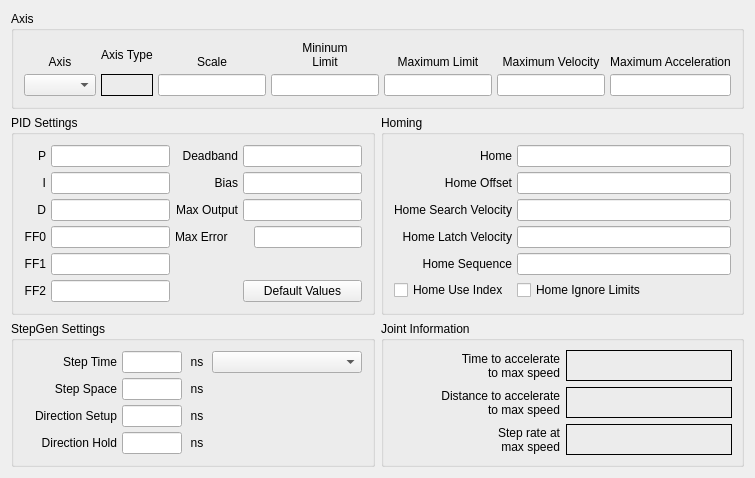
          <widget class="QWidget" name="joint3tab">
           <attribute name="title">
            <string>Joint 3</string>
           </attribute>
           <layout class="QGridLayout" name="gridLayout_20">
            <item row="0" column="0" colspan="2">
             <widget class="QGroupBox" name="jointAxisGroup_3">
              <property name="title">
               <string>Axis</string>
              </property>
              <layout class="QGridLayout" name="gridLayout_17">
               <property name="leftMargin">
                <number>10</number>
               </property>
               <property name="topMargin">
                <number>10</number>
               </property>
               <property name="rightMargin">
                <number>10</number>
               </property>
               <property name="bottomMargin">
                <number>10</number>
               </property>
               <property name="spacing">
                <number>5</number>
               </property>
               <item row="1" column="0">
                <widget class="QComboBox" name="axisCB_3"/>
               </item>
               <item row="0" column="3">
                <widget class="QLabel" name="label_65">
                 <property name="text">
                  <string>&lt;html&gt;&lt;head/&gt;&lt;body&gt;&lt;p&gt;Mininum&lt;br/&gt;Limit&lt;/p&gt;&lt;/body&gt;&lt;/html&gt;</string>
                 </property>
                 <property name="alignment">
                  <set>Qt::AlignBottom|Qt::AlignHCenter</set>
                 </property>
                 <property name="wordWrap">
                  <bool>true</bool>
                 </property>
                </widget>
               </item>
               <item row="0" column="0">
                <widget class="QLabel" name="label_56">
                 <property name="text">
                  <string>Axis</string>
                 </property>
                 <property name="alignment">
                  <set>Qt::AlignBottom|Qt::AlignHCenter</set>
                 </property>
                </widget>
               </item>
               <item row="1" column="3">
                <widget class="QLineEdit" name="minLimit_3">
                 <property name="alignment">
                  <set>Qt::AlignRight|Qt::AlignTrailing|Qt::AlignVCenter</set>
                 </property>
                </widget>
               </item>
               <item row="1" column="4">
                <widget class="QLineEdit" name="maxLimit_3">
                 <property name="alignment">
                  <set>Qt::AlignRight|Qt::AlignTrailing|Qt::AlignVCenter</set>
                 </property>
                </widget>
               </item>
               <item row="0" column="4">
                <widget class="QLabel" name="label_70">
                 <property name="text">
                  <string>Maximum Limit</string>
                 </property>
                 <property name="textFormat">
                  <enum>Qt::AutoText</enum>
                 </property>
                 <property name="alignment">
                  <set>Qt::AlignBottom|Qt::AlignHCenter</set>
                 </property>
                 <property name="wordWrap">
                  <bool>true</bool>
                 </property>
                </widget>
               </item>
               <item row="0" column="5">
                <widget class="QLabel" name="label_78">
                 <property name="text">
                  <string>Maximum Velocity</string>
                 </property>
                 <property name="alignment">
                  <set>Qt::AlignBottom|Qt::AlignHCenter</set>
                 </property>
                 <property name="wordWrap">
                  <bool>true</bool>
                 </property>
                </widget>
               </item>
               <item row="1" column="5">
                <widget class="QLineEdit" name="maxVelocity_3">
                 <property name="alignment">
                  <set>Qt::AlignRight|Qt::AlignTrailing|Qt::AlignVCenter</set>
                 </property>
                </widget>
               </item>
               <item row="1" column="6">
                <widget class="QLineEdit" name="maxAccel_3">
                 <property name="alignment">
                  <set>Qt::AlignRight|Qt::AlignTrailing|Qt::AlignVCenter</set>
                 </property>
                </widget>
               </item>
               <item row="0" column="2">
                <widget class="QLabel" name="label_58">
                 <property name="text">
                  <string>Scale</string>
                 </property>
                 <property name="alignment">
                  <set>Qt::AlignBottom|Qt::AlignHCenter</set>
                 </property>
                </widget>
               </item>
               <item row="0" column="6">
                <widget class="QLabel" name="label_79">
                 <property name="text">
                  <string>Maximum Acceleration</string>
                 </property>
                 <property name="alignment">
                  <set>Qt::AlignBottom|Qt::AlignHCenter</set>
                 </property>
                 <property name="wordWrap">
                  <bool>true</bool>
                 </property>
                </widget>
               </item>
               <item row="0" column="1">
                <widget class="QLabel" name="label_7">
                 <property name="text">
                  <string>Axis Type</string>
                 </property>
                </widget>
               </item>
               <item row="1" column="1">
                <widget class="QLabel" name="axisType_3">
                 <property name="frameShape">
                  <enum>QFrame::Box</enum>
                 </property>
                 <property name="text">
                  <string/>
                 </property>
                </widget>
               </item>
               <item row="1" column="2">
                <widget class="QLineEdit" name="scale_3"/>
               </item>
              </layout>
             </widget>
            </item>
            <item row="1" column="0">
             <widget class="QGroupBox" name="groupBox_15">
              <property name="title">
               <string>PID Settings</string>
              </property>
              <layout class="QGridLayout" name="gridLayout_18">
               <property name="leftMargin">
                <number>10</number>
               </property>
               <property name="topMargin">
                <number>10</number>
               </property>
               <property name="rightMargin">
                <number>10</number>
               </property>
               <property name="bottomMargin">
                <number>10</number>
               </property>
               <property name="spacing">
                <number>5</number>
               </property>
               <item row="0" column="0">
                <widget class="QLabel" name="label_244">
                 <property name="text">
                  <string>P</string>
                 </property>
                 <property name="alignment">
                  <set>Qt::AlignRight|Qt::AlignTrailing|Qt::AlignVCenter</set>
                 </property>
                </widget>
               </item>
               <item row="0" column="1">
                <widget class="QLineEdit" name="p_3">
                 <property name="text">
                  <string/>
                 </property>
                 <property name="alignment">
                  <set>Qt::AlignRight|Qt::AlignTrailing|Qt::AlignVCenter</set>
                 </property>
                </widget>
               </item>
               <item row="0" column="2">
                <widget class="QLabel" name="label_245">
                 <property name="text">
                  <string>Deadband</string>
                 </property>
                 <property name="alignment">
                  <set>Qt::AlignRight|Qt::AlignTrailing|Qt::AlignVCenter</set>
                 </property>
                </widget>
               </item>
               <item row="0" column="3">
                <widget class="QLineEdit" name="deadband_3">
                 <property name="text">
                  <string/>
                 </property>
                 <property name="alignment">
                  <set>Qt::AlignRight|Qt::AlignTrailing|Qt::AlignVCenter</set>
                 </property>
                </widget>
               </item>
               <item row="1" column="0">
                <widget class="QLabel" name="label_246">
                 <property name="text">
                  <string>I</string>
                 </property>
                 <property name="alignment">
                  <set>Qt::AlignRight|Qt::AlignTrailing|Qt::AlignVCenter</set>
                 </property>
                </widget>
               </item>
               <item row="1" column="1">
                <widget class="QLineEdit" name="i_3">
                 <property name="text">
                  <string/>
                 </property>
                 <property name="alignment">
                  <set>Qt::AlignRight|Qt::AlignTrailing|Qt::AlignVCenter</set>
                 </property>
                </widget>
               </item>
               <item row="1" column="2">
                <widget class="QLabel" name="label_247">
                 <property name="text">
                  <string>Bias</string>
                 </property>
                 <property name="alignment">
                  <set>Qt::AlignRight|Qt::AlignTrailing|Qt::AlignVCenter</set>
                 </property>
                </widget>
               </item>
               <item row="1" column="3">
                <widget class="QLineEdit" name="bias_3">
                 <property name="text">
                  <string/>
                 </property>
                 <property name="alignment">
                  <set>Qt::AlignRight|Qt::AlignTrailing|Qt::AlignVCenter</set>
                 </property>
                </widget>
               </item>
               <item row="2" column="0">
                <widget class="QLabel" name="label_248">
                 <property name="text">
                  <string>D</string>
                 </property>
                 <property name="alignment">
                  <set>Qt::AlignRight|Qt::AlignTrailing|Qt::AlignVCenter</set>
                 </property>
                </widget>
               </item>
               <item row="2" column="1">
                <widget class="QLineEdit" name="d_3">
                 <property name="text">
                  <string/>
                 </property>
                 <property name="alignment">
                  <set>Qt::AlignRight|Qt::AlignTrailing|Qt::AlignVCenter</set>
                 </property>
                </widget>
               </item>
               <item row="2" column="2">
                <widget class="QLabel" name="label_249">
                 <property name="text">
                  <string>Max Output</string>
                 </property>
                 <property name="alignment">
                  <set>Qt::AlignRight|Qt::AlignTrailing|Qt::AlignVCenter</set>
                 </property>
                </widget>
               </item>
               <item row="2" column="3">
                <widget class="QLineEdit" name="maxOutput_3">
                 <property name="text">
                  <string/>
                 </property>
                 <property name="alignment">
                  <set>Qt::AlignRight|Qt::AlignTrailing|Qt::AlignVCenter</set>
                 </property>
                </widget>
               </item>
               <item row="3" column="0">
                <widget class="QLabel" name="label_250">
                 <property name="text">
                  <string>FF0</string>
                 </property>
                 <property name="alignment">
                  <set>Qt::AlignRight|Qt::AlignTrailing|Qt::AlignVCenter</set>
                 </property>
                </widget>
               </item>
               <item row="3" column="1">
                <widget class="QLineEdit" name="ff0_3">
                 <property name="text">
                  <string/>
                 </property>
                 <property name="alignment">
                  <set>Qt::AlignRight|Qt::AlignTrailing|Qt::AlignVCenter</set>
                 </property>
                </widget>
               </item>
               <item row="4" column="0">
                <widget class="QLabel" name="label_252">
                 <property name="text">
                  <string>FF1</string>
                 </property>
                 <property name="alignment">
                  <set>Qt::AlignRight|Qt::AlignTrailing|Qt::AlignVCenter</set>
                 </property>
                </widget>
               </item>
               <item row="4" column="1">
                <widget class="QLineEdit" name="ff1_3">
                 <property name="text">
                  <string/>
                 </property>
                 <property name="alignment">
                  <set>Qt::AlignRight|Qt::AlignTrailing|Qt::AlignVCenter</set>
                 </property>
                </widget>
               </item>
               <item row="5" column="0">
                <widget class="QLabel" name="label_253">
                 <property name="text">
                  <string>FF2</string>
                 </property>
                 <property name="alignment">
                  <set>Qt::AlignRight|Qt::AlignTrailing|Qt::AlignVCenter</set>
                 </property>
                </widget>
               </item>
               <item row="5" column="1">
                <widget class="QLineEdit" name="ff2_3">
                 <property name="text">
                  <string/>
                 </property>
                 <property name="alignment">
                  <set>Qt::AlignRight|Qt::AlignTrailing|Qt::AlignVCenter</set>
                 </property>
                </widget>
               </item>
               <item row="5" column="3">
                <widget class="QPushButton" name="pidDefault_3">
                 <property name="text">
                  <string>Default Values</string>
                 </property>
                </widget>
               </item>
               <item row="3" column="3" alignment="Qt::AlignRight">
                <widget class="QLineEdit" name="maxError_3"/>
               </item>
               <item row="3" column="2">
                <widget class="QLabel" name="label_187">
                 <property name="text">
                  <string>Max Error</string>
                 </property>
                </widget>
               </item>
              </layout>
             </widget>
            </item>
            <item row="1" column="1">
             <widget class="QGroupBox" name="groupBox_13">
              <property name="title">
               <string>Homing</string>
              </property>
              <layout class="QGridLayout" name="gridLayout_16">
               <property name="leftMargin">
                <number>10</number>
               </property>
               <property name="topMargin">
                <number>10</number>
               </property>
               <property name="rightMargin">
                <number>10</number>
               </property>
               <property name="bottomMargin">
                <number>10</number>
               </property>
               <property name="spacing">
                <number>5</number>
               </property>
               <item row="1" column="1">
                <widget class="QLineEdit" name="homeOffset_3">
                 <property name="toolTip">
                  <string>&lt;html&gt;&lt;head/&gt;&lt;body&gt;&lt;p&gt;Home Offset can be used to back off of the home switch&lt;/p&gt;&lt;/body&gt;&lt;/html&gt;</string>
                 </property>
                 <property name="alignment">
                  <set>Qt::AlignLeading|Qt::AlignLeft|Qt::AlignVCenter</set>
                 </property>
                </widget>
               </item>
               <item row="0" column="0">
                <widget class="QLabel" name="label_94">
                 <property name="text">
                  <string>Home</string>
                 </property>
                 <property name="alignment">
                  <set>Qt::AlignRight|Qt::AlignTrailing|Qt::AlignVCenter</set>
                 </property>
                </widget>
               </item>
               <item row="0" column="1">
                <widget class="QLineEdit" name="home_3">
                 <property name="toolTip">
                  <string>&lt;html&gt;&lt;head/&gt;&lt;body&gt;&lt;p&gt;Home is usually set to 0&lt;/p&gt;&lt;/body&gt;&lt;/html&gt;</string>
                 </property>
                 <property name="alignment">
                  <set>Qt::AlignLeading|Qt::AlignLeft|Qt::AlignVCenter</set>
                 </property>
                </widget>
               </item>
               <item row="1" column="0">
                <widget class="QLabel" name="label_95">
                 <property name="text">
                  <string>Home Offset</string>
                 </property>
                 <property name="alignment">
                  <set>Qt::AlignRight|Qt::AlignTrailing|Qt::AlignVCenter</set>
                 </property>
                </widget>
               </item>
               <item row="2" column="0">
                <widget class="QLabel" name="label_96">
                 <property name="text">
                  <string>Home Search Velocity</string>
                 </property>
                 <property name="alignment">
                  <set>Qt::AlignRight|Qt::AlignTrailing|Qt::AlignVCenter</set>
                 </property>
                </widget>
               </item>
               <item row="2" column="1">
                <widget class="QLineEdit" name="homeSearchVel_3">
                 <property name="toolTip">
                  <string>&lt;html&gt;&lt;head/&gt;&lt;body&gt;&lt;p&gt;Search Velocity is in units per second&lt;/p&gt;&lt;/body&gt;&lt;/html&gt;</string>
                 </property>
                 <property name="alignment">
                  <set>Qt::AlignLeading|Qt::AlignLeft|Qt::AlignVCenter</set>
                 </property>
                </widget>
               </item>
               <item row="3" column="0">
                <widget class="QLabel" name="label_97">
                 <property name="text">
                  <string>Home Latch Velocity</string>
                 </property>
                 <property name="alignment">
                  <set>Qt::AlignRight|Qt::AlignTrailing|Qt::AlignVCenter</set>
                 </property>
                </widget>
               </item>
               <item row="3" column="1">
                <widget class="QLineEdit" name="homeLatchVel_3">
                 <property name="toolTip">
                  <string>&lt;html&gt;&lt;head/&gt;&lt;body&gt;&lt;p&gt;Latch Velocity is in user units per second&lt;br/&gt;usually set slower than Search Velocity&lt;/p&gt;&lt;/body&gt;&lt;/html&gt;</string>
                 </property>
                 <property name="alignment">
                  <set>Qt::AlignLeading|Qt::AlignLeft|Qt::AlignVCenter</set>
                 </property>
                </widget>
               </item>
               <item row="5" column="0">
                <widget class="QCheckBox" name="homeUseIndex_3">
                 <property name="text">
                  <string>Home Use Index</string>
                 </property>
                </widget>
               </item>
               <item row="5" column="1">
                <widget class="QCheckBox" name="homeIgnoreLimits_3">
                 <property name="text">
                  <string>Home Ignore Limits</string>
                 </property>
                </widget>
               </item>
               <item row="4" column="1">
                <widget class="QLineEdit" name="homeSequence_3">
                 <property name="toolTip">
                  <string>&lt;html&gt;&lt;head/&gt;&lt;body&gt;&lt;p&gt;Home sequences start at 0 and do not skip a number.&lt;/p&gt;&lt;p&gt;Multiple joint axis use a negative number.&lt;/p&gt;&lt;p&gt;Leave blank to home the joint manually.&lt;/p&gt;&lt;/body&gt;&lt;/html&gt;</string>
                 </property>
                </widget>
               </item>
               <item row="4" column="0">
                <widget class="QLabel" name="label_140">
                 <property name="text">
                  <string>Home Sequence</string>
                 </property>
                 <property name="alignment">
                  <set>Qt::AlignRight|Qt::AlignTrailing|Qt::AlignVCenter</set>
                 </property>
                </widget>
               </item>
              </layout>
             </widget>
            </item>
            <item row="2" column="0">
             <widget class="QGroupBox" name="groupBox_16">
              <property name="title">
               <string>StepGen Settings</string>
              </property>
              <layout class="QGridLayout" name="gridLayout_19">
               <property name="leftMargin">
                <number>10</number>
               </property>
               <property name="topMargin">
                <number>10</number>
               </property>
               <property name="rightMargin">
                <number>10</number>
               </property>
               <property name="bottomMargin">
                <number>10</number>
               </property>
               <property name="spacing">
                <number>5</number>
               </property>
               <item row="0" column="3">
                <widget class="QComboBox" name="driveCB_3">
                 <property name="minimumSize">
                  <size>
                   <width>150</width>
                   <height>0</height>
                  </size>
                 </property>
                </widget>
               </item>
               <item row="0" column="0">
                <widget class="QLabel" name="label_105">
                 <property name="text">
                  <string>Step Time</string>
                 </property>
                 <property name="alignment">
                  <set>Qt::AlignRight|Qt::AlignTrailing|Qt::AlignVCenter</set>
                 </property>
                </widget>
               </item>
               <item row="1" column="2">
                <widget class="QLabel" name="label_127">
                 <property name="minimumSize">
                  <size>
                   <width>20</width>
                   <height>0</height>
                  </size>
                 </property>
                 <property name="maximumSize">
                  <size>
                   <width>20</width>
                   <height>16777215</height>
                  </size>
                 </property>
                 <property name="text">
                  <string>ns</string>
                 </property>
                 <property name="alignment">
                  <set>Qt::AlignCenter</set>
                 </property>
                </widget>
               </item>
               <item row="0" column="1">
                <widget class="QLineEdit" name="stepTime_3">
                 <property name="maximumSize">
                  <size>
                   <width>60</width>
                   <height>16777215</height>
                  </size>
                 </property>
                 <property name="inputMask">
                  <string/>
                 </property>
                 <property name="text">
                  <string/>
                 </property>
                 <property name="alignment">
                  <set>Qt::AlignRight|Qt::AlignTrailing|Qt::AlignVCenter</set>
                 </property>
                </widget>
               </item>
               <item row="0" column="2">
                <widget class="QLabel" name="label_125">
                 <property name="minimumSize">
                  <size>
                   <width>20</width>
                   <height>0</height>
                  </size>
                 </property>
                 <property name="maximumSize">
                  <size>
                   <width>20</width>
                   <height>16777215</height>
                  </size>
                 </property>
                 <property name="text">
                  <string>ns</string>
                 </property>
                 <property name="alignment">
                  <set>Qt::AlignCenter</set>
                 </property>
                </widget>
               </item>
               <item row="1" column="0">
                <widget class="QLabel" name="label_126">
                 <property name="text">
                  <string>Step Space</string>
                 </property>
                 <property name="alignment">
                  <set>Qt::AlignRight|Qt::AlignTrailing|Qt::AlignVCenter</set>
                 </property>
                </widget>
               </item>
               <item row="1" column="1">
                <widget class="QLineEdit" name="stepSpace_3">
                 <property name="maximumSize">
                  <size>
                   <width>60</width>
                   <height>16777215</height>
                  </size>
                 </property>
                 <property name="text">
                  <string/>
                 </property>
                 <property name="alignment">
                  <set>Qt::AlignRight|Qt::AlignTrailing|Qt::AlignVCenter</set>
                 </property>
                </widget>
               </item>
               <item row="2" column="0">
                <widget class="QLabel" name="label_128">
                 <property name="text">
                  <string>Direction Setup</string>
                 </property>
                 <property name="alignment">
                  <set>Qt::AlignRight|Qt::AlignTrailing|Qt::AlignVCenter</set>
                 </property>
                </widget>
               </item>
               <item row="2" column="1">
                <widget class="QLineEdit" name="dirSetup_3">
                 <property name="maximumSize">
                  <size>
                   <width>60</width>
                   <height>16777215</height>
                  </size>
                 </property>
                 <property name="text">
                  <string/>
                 </property>
                 <property name="alignment">
                  <set>Qt::AlignRight|Qt::AlignTrailing|Qt::AlignVCenter</set>
                 </property>
                </widget>
               </item>
               <item row="2" column="2">
                <widget class="QLabel" name="label_129">
                 <property name="minimumSize">
                  <size>
                   <width>20</width>
                   <height>0</height>
                  </size>
                 </property>
                 <property name="maximumSize">
                  <size>
                   <width>20</width>
                   <height>16777215</height>
                  </size>
                 </property>
                 <property name="text">
                  <string>ns</string>
                 </property>
                 <property name="alignment">
                  <set>Qt::AlignCenter</set>
                 </property>
                </widget>
               </item>
               <item row="3" column="0">
                <widget class="QLabel" name="label_130">
                 <property name="text">
                  <string>Direction Hold</string>
                 </property>
                 <property name="alignment">
                  <set>Qt::AlignRight|Qt::AlignTrailing|Qt::AlignVCenter</set>
                 </property>
                </widget>
               </item>
               <item row="3" column="1">
                <widget class="QLineEdit" name="dirHold_3">
                 <property name="maximumSize">
                  <size>
                   <width>60</width>
                   <height>16777215</height>
                  </size>
                 </property>
                 <property name="text">
                  <string/>
                 </property>
                 <property name="alignment">
                  <set>Qt::AlignRight|Qt::AlignTrailing|Qt::AlignVCenter</set>
                 </property>
                </widget>
               </item>
               <item row="3" column="2">
                <widget class="QLabel" name="label_131">
                 <property name="minimumSize">
                  <size>
                   <width>20</width>
                   <height>0</height>
                  </size>
                 </property>
                 <property name="maximumSize">
                  <size>
                   <width>20</width>
                   <height>16777215</height>
                  </size>
                 </property>
                 <property name="text">
                  <string>ns</string>
                 </property>
                 <property name="alignment">
                  <set>Qt::AlignCenter</set>
                 </property>
                </widget>
               </item>
              </layout>
             </widget>
            </item>
            <item row="2" column="1">
             <widget class="QGroupBox" name="gridGroupBox">
              <property name="title">
               <string>Joint Information</string>
              </property>
              <layout class="QGridLayout" name="gridLayout_35">
               <item row="0" column="0">
                <widget class="QLabel" name="label_201">
                 <property name="text">
                  <string>Time to accelerate
to max speed</string>
                 </property>
                 <property name="alignment">
                  <set>Qt::AlignRight|Qt::AlignTrailing|Qt::AlignVCenter</set>
                 </property>
                </widget>
               </item>
               <item row="0" column="1">
                <widget class="QLabel" name="timeJoint_3">
                 <property name="frameShape">
                  <enum>QFrame::Box</enum>
                 </property>
                 <property name="text">
                  <string/>
                 </property>
                </widget>
               </item>
               <item row="1" column="1">
                <widget class="QLabel" name="distanceJoint_3">
                 <property name="frameShape">
                  <enum>QFrame::Box</enum>
                 </property>
                 <property name="text">
                  <string/>
                 </property>
                </widget>
               </item>
               <item row="1" column="0">
                <widget class="QLabel" name="label_202">
                 <property name="text">
                  <string>Distance to accelerate
to max speed</string>
                 </property>
                 <property name="alignment">
                  <set>Qt::AlignRight|Qt::AlignTrailing|Qt::AlignVCenter</set>
                 </property>
                </widget>
               </item>
               <item row="2" column="0">
                <widget class="QLabel" name="label_205">
                 <property name="text">
                  <string>Step rate at
max speed</string>
                 </property>
                 <property name="alignment">
                  <set>Qt::AlignRight|Qt::AlignTrailing|Qt::AlignVCenter</set>
                 </property>
                </widget>
               </item>
               <item row="2" column="1">
                <widget class="QLabel" name="stepRateJoint_3">
                 <property name="frameShape">
                  <enum>QFrame::Box</enum>
                 </property>
                 <property name="text">
                  <string/>
                 </property>
                </widget>
               </item>
              </layout>
             </widget>
            </item>
           </layout>
          </widget>
